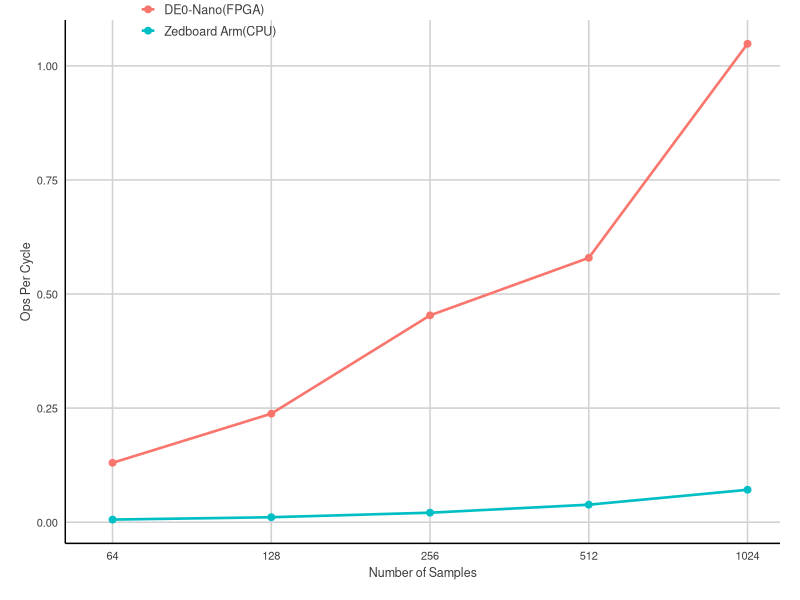

Write the R code that produced this figure.
library(ggplot2)
require(grid)
library(ggthemes)

df <- read.csv("CL_1DFIR_Profile_Ops.csv",header=TRUE,sep=",")
pdf("CL_1DFIR_Profile_Ops.pdf",width=4,height=3)

p<-ggplot(data=df,aes(group=factor(Device),color=factor(Device),x=Samples,y=Ops_Per_Cyc))+
  geom_line(size=0.9)+
  geom_point(size=2)+
  scale_x_log10(breaks=c(64,128,256,512,1024),limits=c(60,1024),labels=c("64","128","256","512","1024"))+
  scale_y_continuous()+
  scale_color_hue();

p + theme_fivethirtyeight() %+replace% theme(axis.title=element_text(),axis.title.y=theme_bw()$axis.title.y) +
  ylab('Ops Per Cycle')+xlab('Number of Samples')+
  theme(
    legend.position=c(0.20,1.0),
    legend.title=element_blank(),
    legend.background = element_rect(fill="transparent"),
    legend.key=element_blank(),
    legend.key.width=unit(0.4,"cm"),
    legend.key.height=unit(0.3,"cm"),
    plot.background=element_blank(),
    text = element_text(size=9),
    axis.text.x=element_text(angle=0,hjust=0.5,size=8),
    axis.text.y=element_text(angle=0,hjust=1,size=8),
    legend.text=element_text(size=9)) +
  theme(axis.line.x = element_line(color = 'black',size=0.5, linetype='solid'),axis.line.y = element_line(color = 'black',size=0.5, linetype='solid'))+
  theme(axis.line = element_line(colour = "black"),
        panel.border = element_blank(),
        panel.background = element_blank())+
  guides(
    color=guide_legend(ncol=1))
# + theme(axis.line.x = element_line(color = 'black'),
#       axis.line.y = element_line(color = 'black'))
